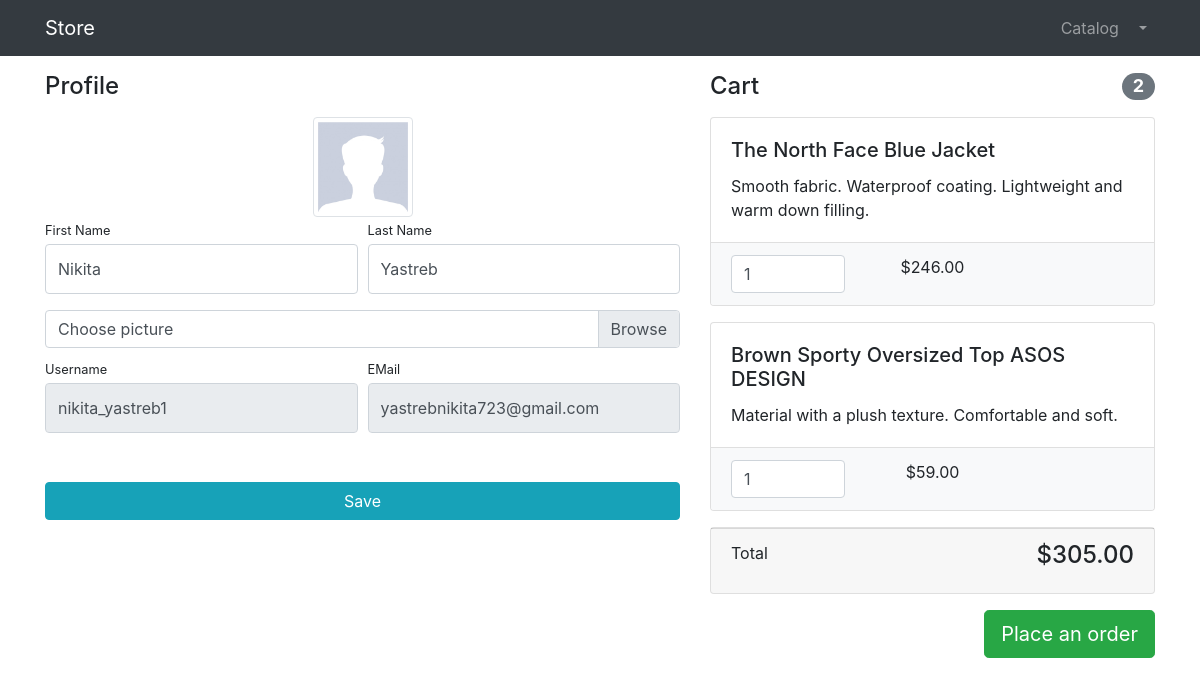
/users/profile/11/ (signed in), run on the app's committed database.
### users/models.py (models this page shows)
class User(AbstractUser):
    image = models.ImageField(upload_to='users_images', null=True, blank=True)
    is_verified_email = models.BooleanField(default=False)

### products/models.py (models this page shows, shortened)
class Basket(models.Model):
    user = models.ForeignKey(to=User, on_delete=models.CASCADE)
    product = models.ForeignKey(to=Product, on_delete=models.CASCADE)
    quantity = models.PositiveIntegerField(default=0)
    created_timestamp = models.DateTimeField(auto_now_add=True)
    objects = BasketQuerySet.as_manager()
    def sum(self):
        return self.product.price * self.quantity

class Product(models.Model):
    name = models.CharField(max_length=128)
    description = models.TextField()
    price = models.DecimalField(max_digits=10, decimal_places=2)
    quantity = models.PositiveIntegerField(default=0)
    image = models.ImageField(upload_to='products_images')
    stripe_product_price_id = models.CharField(max_length=128, null=True, blank=True)
    category = models.ForeignKey(to=ProductCategory, on_delete=models.CASCADE)
    class Meta:
        verbose_name = 'Product'
        verbose_name_plural = 'Products'

### users/views.py (the view, shortened to what this page needs)
# urls.py: path('profile/<int:pk>/', login_required(UserProfileView.as_view()), name='profile'),
class UserProfileView(TitleMixin, UpdateView):
    model = User
    form_class = UserProfileForm
    template_name = 'users/profile.html'
    title = 'Store - Profile'

### users/forms.py
class UserProfileForm(UserChangeForm):
    first_name = forms.CharField(widget=forms.TextInput(attrs={'class': 'form-control py-4'}))
    last_name = forms.CharField(widget=forms.TextInput(attrs={'class': 'form-control py-4'}))
    image = forms.ImageField(widget=forms.FileInput(attrs={'class': 'custom-file-input'}), required=False)
    username = forms.CharField(widget=forms.TextInput(attrs={'class': 'form-control py-4', 'readonly': True}))
    email = forms.CharField(widget=forms.TextInput(attrs={'class': 'form-control py-4', 'readonly': True}))
    class Meta:
        model = User
        fields = ('first_name', 'last_name', 'image', 'username', 'email')

### common/views.py (called while the page is built)
    def get_context_data(self, **kwargs):
        context = super(TitleMixin, self).get_context_data(**kwargs)
        context['title'] = self.title
        return context

### products/context_processors.py (called while the page is built)
def baskets(request):
    user = request.user
    return {'baskets': Basket.objects.filter(user=user) if user.is_authenticated else []}

### products/models.py (called while the page is built)
    def total_sum(self):
        return sum(basket.sum() for basket in self)

    def total_quantity(self):
        return sum(basket.quantity for basket in self)

### users/templates/users/profile.html (shortened to what this page needs)
{% extends 'products/base.html' %}
{% load static %}
{% block css %}
    <link href="{% static 'vendor/css/profile.css' %}" rel="stylesheet">
{% endblock %}
{% block content %}
    <div class="container">
        <div class="row">
            <div class="col-lg-7">
                <h4 class="mt-3 mb-3">Profile</h4>
                <div class="col-lg-12 text-center">
                    <img width="100" height="100"
                         src="{% if user.image %} {{ user.image.url }} {% else %} {% static 'vendor/img/users/default_avatar.jpg' %} {% endif %}"
                         class="img-thumbnail">
                </div>
                <form action="{% url 'users:profile' user.id %}" method="post" enctype="multipart/form-data">
                    <div class="form-row">
                        <div class="col-lg-6">
                            <div class="form-group">
                                <label class="small mb-1" for="{{ form.first_name.id_for_label }}">First Name</label>
                                {{ form.first_name }}
                            </div>
                        </div>
                        <div class="col-lg-6">
                            <div class="form-group">
                                <label class="small mb-1" for="{{ form.last_name.id_for_label }}">Last Name</label>
                                {{ form.last_name }}
                            </div>
                        </div>
                    </div>
                    <div class="form-row mb-2">
                        <div class="col-lg-12">
                            <div class="custom-file">
                                <label class="custom-file-label" for="{{ form.image.id_for_label }}">Choose picture</label>
                            </div>
                        </div>
                    </div>
                    <div class="form-row">
                        <div class="col-lg-6">
                            <div class="form-group">
                                <label class="small mb-1" for="{{ form.username.id_for_label }}">Username</label>
                                {{ form.username }}
                            </div>
                        </div>
                        <div class="col-lg-6">
                            <div class="form-group">
                               <label class="small mb-1" for="{{ form.email.id_for_label }}">EMail</label>
                                {{ form.email }}
                            </div>
                        </div>
                    </div>
                    <div class="form-row">
                        <div class="col-lg-12" style="margin-top: 33px;">
                            <input class="btn btn-info btn-block" type="submit" value="Save">
                        </div>
                    </div>
                </form>
            </div>
            <div class="col-lg-5">
                {% include 'products/baskets.html' %}
            </div>
        </div>
    </div>
{% endblock %}

### products/templates/products/baskets.html (shortened to what this page needs)
{% load humanize %}
{% if baskets %}
    <h4 class="mt-3 mb-3 d-flex justify-content-between align-items-center mb-3">
        Cart <span class="badge badge-secondary badge-pill">{{ baskets.total_quantity }}</span>
    </h4>
    {% for basket in baskets %}
        <div class="card mb-3">
            <div class="card-body">
                <h5 class="card-title">{{ basket.product.name }}</h5>
                <p class="card-text">{{ basket.product.description }}</p>
            </div>
            <ul class="list-group list-group-flush">
                <li class="list-group-item bg-light">
                    <div class="row text-center">
                        <div class="col-lg-4">
                            <input name="basketID" type="number" class="form-control"
                                   value="{{ basket.quantity }}" min="0">
                        </div>
                        <div class="col-lg-4">${{ basket.sum| intcomma }}</div>
                        <div class="col-lg-4">
                        </div>
                    </div>
                </li>
            </ul>
        </div>
    {% endfor %}
    <div class="card mb-3">
        <div class="card-footer">
            <p class="float-left">Total</p>
            <h4 class="float-right">${{ baskets.total_sum| intcomma }}</h4>
        </div>
    </div>
    <a class="btn btn-success btn-lg float-right" href="{% url 'orders:order_create' %}">
        Place an order
    </a>
{% else %}
    <h4 class="mt-3 mb-3 text-center">
        Cart is empty
    </h4>
{% endif %}

### data on the page
User: first_name "Nikita", last_name "Yastreb", username "nikita_yastreb1", email "yastrebnikita723@gmail.com"
Basket: total_quantity "2", product.name "The North Face Blue Jacket", product.description "Smooth fabric. Waterproof coating. Lightweight and warm down filling.", basketID "1", sum "246.00", total_sum "305.00"
Basket: product.name "Brown Sporty Oversized Top ASOS DESIGN", product.description "Material with a plush texture. Comfortable and soft.", basketID "1", sum "59.00"
